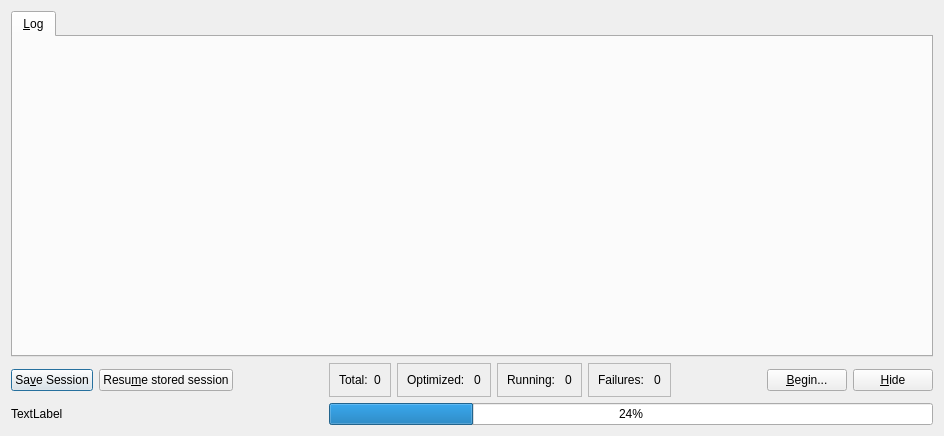
<?xml version="1.0" encoding="UTF-8"?>
<ui version="4.0">
 <class>GAPCDialog</class>
 <widget class="QDialog" name="GAPCDialog">
  <property name="geometry">
   <rect>
    <x>0</x>
    <y>0</y>
    <width>944</width>
    <height>436</height>
   </rect>
  </property>
  <property name="sizePolicy">
   <sizepolicy hsizetype="Preferred" vsizetype="Preferred">
    <horstretch>0</horstretch>
    <verstretch>0</verstretch>
   </sizepolicy>
  </property>
  <property name="windowTitle">
   <string>Evolutionary Cluster Search</string>
  </property>
  <layout class="QGridLayout" name="gridLayout">
   <item row="4" column="4">
    <widget class="QFrame" name="frame">
     <property name="frameShape">
      <enum>QFrame::StyledPanel</enum>
     </property>
     <property name="frameShadow">
      <enum>QFrame::Raised</enum>
     </property>
     <layout class="QGridLayout" name="gridLayout_2">
      <item row="0" column="0">
       <widget class="QLabel" name="label">
        <property name="text">
         <string>Optimized: </string>
        </property>
       </widget>
      </item>
      <item row="0" column="1">
       <widget class="QLabel" name="label_opt">
        <property name="text">
         <string>0</string>
        </property>
       </widget>
      </item>
     </layout>
    </widget>
   </item>
   <item row="4" column="6">
    <widget class="QFrame" name="frame_4">
     <property name="frameShape">
      <enum>QFrame::StyledPanel</enum>
     </property>
     <property name="frameShadow">
      <enum>QFrame::Raised</enum>
     </property>
     <layout class="QGridLayout" name="gridLayout_5">
      <item row="0" column="0">
       <widget class="QLabel" name="label_7">
        <property name="text">
         <string>Failures: </string>
        </property>
       </widget>
      </item>
      <item row="0" column="1">
       <widget class="QLabel" name="label_fail">
        <property name="text">
         <string>0</string>
        </property>
       </widget>
      </item>
     </layout>
    </widget>
   </item>
   <item row="2" column="0" colspan="10">
    <widget class="QTabWidget" name="tabs">
     <property name="currentIndex">
      <number>0</number>
     </property>
     <widget class="QWidget" name="tab_log">
      <attribute name="title">
       <string>&amp;Log</string>
      </attribute>
      <layout class="QGridLayout" name="gridLayout_7"/>
     </widget>
    </widget>
   </item>
   <item row="4" column="0">
    <widget class="QPushButton" name="push_save">
     <property name="text">
      <string>Sa&amp;ve Session</string>
     </property>
    </widget>
   </item>
   <item row="4" column="9">
    <widget class="QPushButton" name="pushButton">
     <property name="sizePolicy">
      <sizepolicy hsizetype="Fixed" vsizetype="Fixed">
       <horstretch>0</horstretch>
       <verstretch>0</verstretch>
      </sizepolicy>
     </property>
     <property name="text">
      <string>&amp;Hide</string>
     </property>
    </widget>
   </item>
   <item row="4" column="2">
    <spacer name="horizontalSpacer">
     <property name="orientation">
      <enum>Qt::Horizontal</enum>
     </property>
     <property name="sizeHint" stdset="0">
      <size>
       <width>40</width>
       <height>20</height>
      </size>
     </property>
    </spacer>
   </item>
   <item row="5" column="3" colspan="7">
    <widget class="QProgressBar" name="progbar">
     <property name="value">
      <number>24</number>
     </property>
    </widget>
   </item>
   <item row="4" column="3">
    <widget class="QFrame" name="frame_3">
     <property name="frameShape">
      <enum>QFrame::StyledPanel</enum>
     </property>
     <property name="frameShadow">
      <enum>QFrame::Raised</enum>
     </property>
     <layout class="QGridLayout" name="gridLayout_4">
      <item row="0" column="0">
       <widget class="QLabel" name="label_2">
        <property name="text">
         <string>Total:</string>
        </property>
       </widget>
      </item>
      <item row="0" column="1">
       <widget class="QLabel" name="label_tot">
        <property name="text">
         <string>0</string>
        </property>
       </widget>
      </item>
     </layout>
    </widget>
   </item>
   <item row="5" column="0" colspan="2">
    <widget class="QLabel" name="label_prog">
     <property name="text">
      <string>TextLabel</string>
     </property>
    </widget>
   </item>
   <item row="4" column="1">
    <widget class="QPushButton" name="push_resume">
     <property name="text">
      <string>Resu&amp;me stored session</string>
     </property>
    </widget>
   </item>
   <item row="4" column="5">
    <widget class="QFrame" name="frame_2">
     <property name="frameShape">
      <enum>QFrame::StyledPanel</enum>
     </property>
     <property name="frameShadow">
      <enum>QFrame::Raised</enum>
     </property>
     <layout class="QGridLayout" name="gridLayout_3">
      <item row="0" column="0">
       <widget class="QLabel" name="label_3">
        <property name="text">
         <string>Running: </string>
        </property>
       </widget>
      </item>
      <item row="0" column="1">
       <widget class="QLabel" name="label_run">
        <property name="text">
         <string>0</string>
        </property>
       </widget>
      </item>
     </layout>
    </widget>
   </item>
   <item row="4" column="8">
    <widget class="QPushButton" name="push_begin">
     <property name="sizePolicy">
      <sizepolicy hsizetype="Fixed" vsizetype="Fixed">
       <horstretch>0</horstretch>
       <verstretch>0</verstretch>
      </sizepolicy>
     </property>
     <property name="text">
      <string>&amp;Begin...</string>
     </property>
    </widget>
   </item>
   <item row="4" column="7">
    <spacer name="horizontalSpacer_2">
     <property name="orientation">
      <enum>Qt::Horizontal</enum>
     </property>
     <property name="sizeHint" stdset="0">
      <size>
       <width>40</width>
       <height>20</height>
      </size>
     </property>
    </spacer>
   </item>
  </layout>
 </widget>
 <tabstops>
  <tabstop>tabs</tabstop>
  <tabstop>push_save</tabstop>
  <tabstop>push_resume</tabstop>
  <tabstop>push_begin</tabstop>
  <tabstop>pushButton</tabstop>
 </tabstops>
 <resources/>
 <connections>
  <connection>
   <sender>pushButton</sender>
   <signal>clicked()</signal>
   <receiver>GAPCDialog</receiver>
   <slot>accept()</slot>
   <hints>
    <hint type="sourcelabel">
     <x>840</x>
     <y>494</y>
    </hint>
    <hint type="destinationlabel">
     <x>199</x>
     <y>149</y>
    </hint>
   </hints>
  </connection>
 </connections>
</ui>
